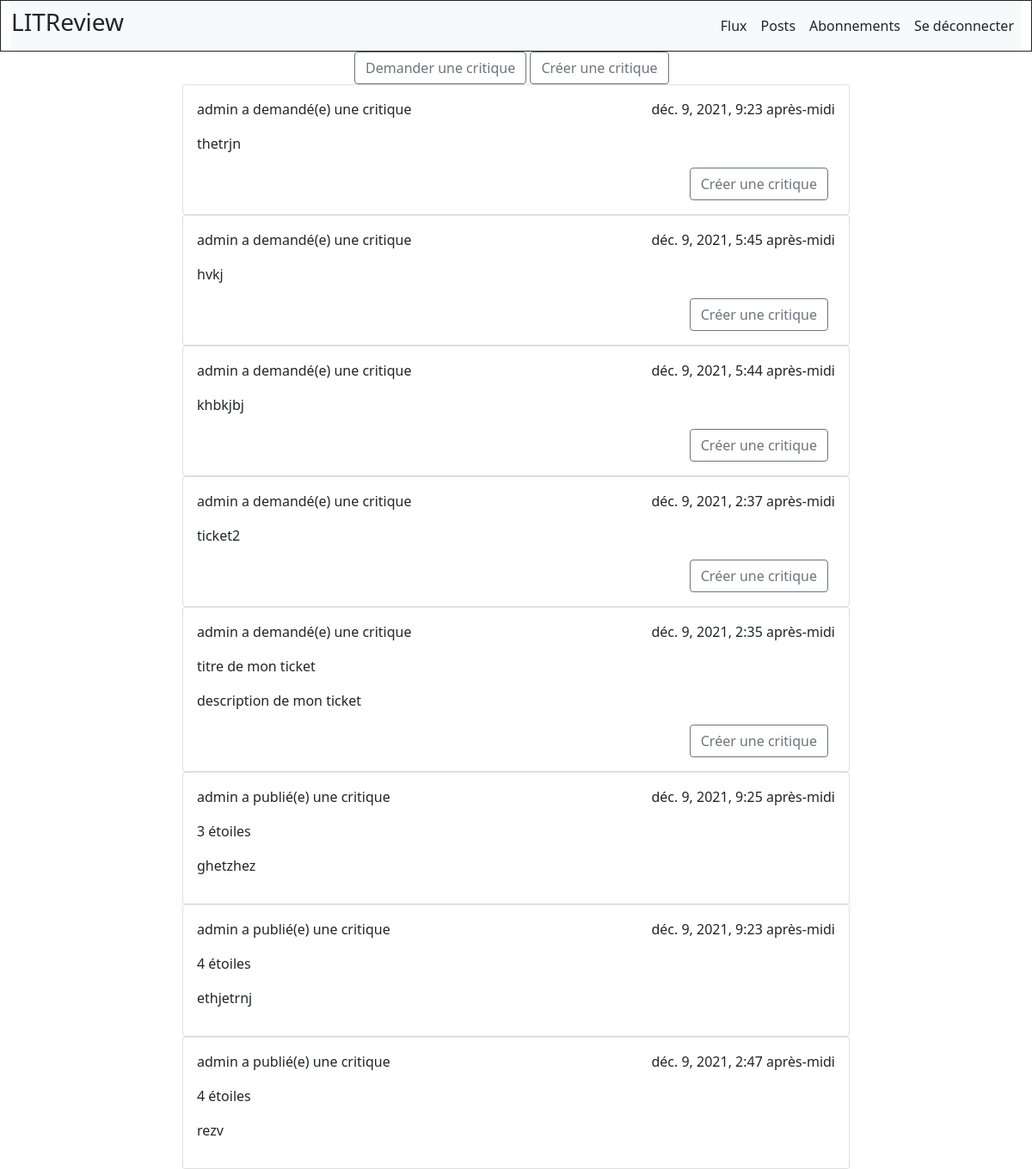
The page / (signed in) on the database as committed earlier.
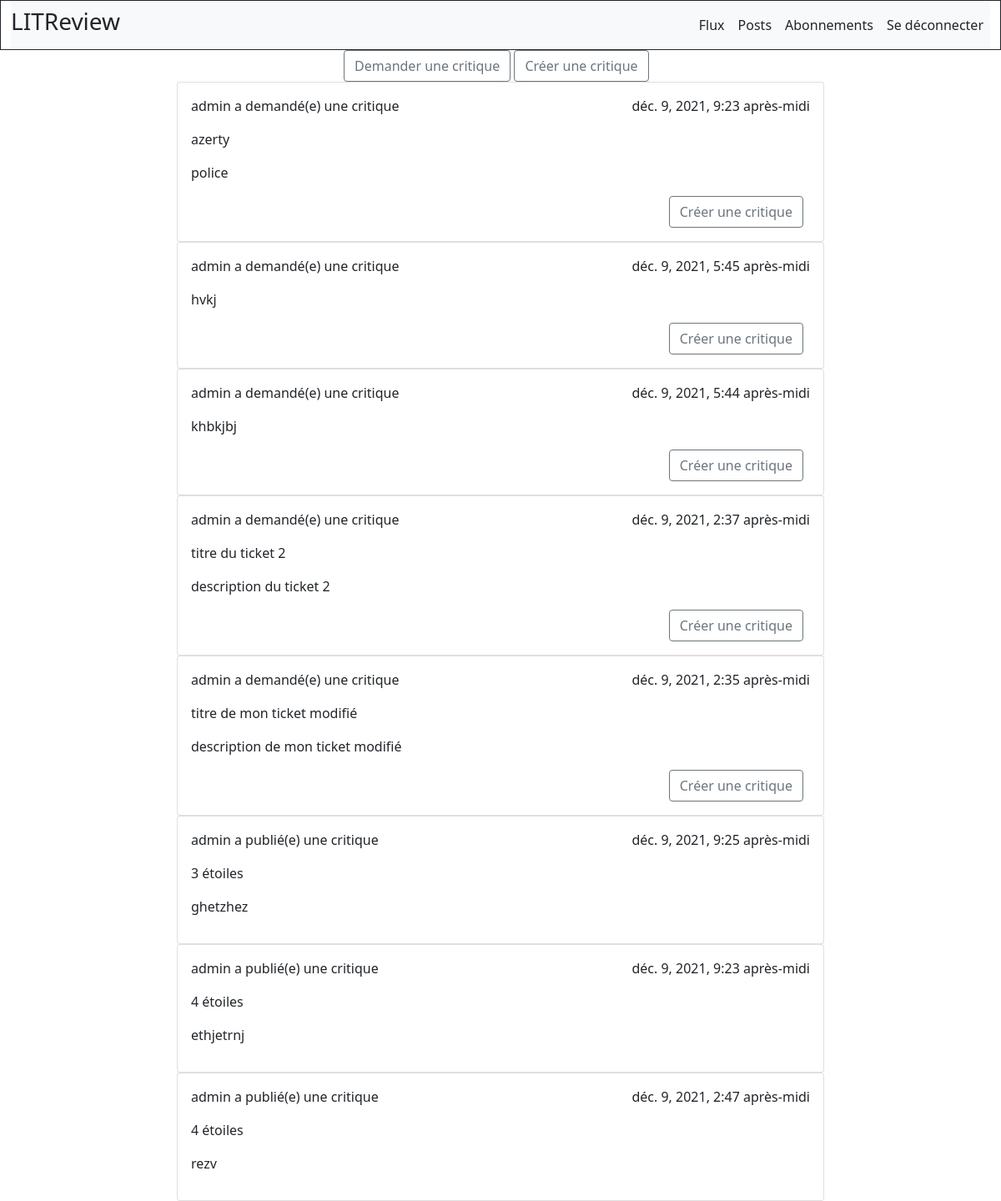
The same page on the database as committed later.
### content/models.py (models this page shows, shortened)
class Ticket(models.Model):
    title = models.CharField(max_length=128)
    description = models.TextField(max_length=2048, blank=True)
    user = models.ForeignKey(
        to=settings.AUTH_USER_MODEL, on_delete=models.CASCADE)
    time_created = models.DateTimeField(auto_now_add=True)

class Review(models.Model):
    ticket = models.ForeignKey(to=Ticket, on_delete=models.CASCADE)
    rating = models.PositiveSmallIntegerField(
        choices=[(i, i) for i in range(0, 6)],
        validators=[MinValueValidator(0), MaxValueValidator(5)])
    headline = models.CharField(max_length=128)
    body = models.CharField(max_length=8192, blank=True)
    user = models.ForeignKey(
        to=settings.AUTH_USER_MODEL, on_delete=models.CASCADE)
    time_created = models.DateTimeField(auto_now_add=True)

### accounts/models.py (models this page shows)
class User(AbstractUser):
	class Meta:
		abstract=False

### content/views.py (the view)
# urls.py: path('', views.flux, name='flux'),
@login_required
def flux(request):
	tickets = Ticket.objects.order_by('-id').filter(user_id=request.user.id)
	reviews = Review.objects.order_by('-id').filter(user_id=request.user.id)
	context = {
		'tickets': tickets,
		'reviews': reviews
	}
	return render(request, "content/flux.html", context)

### content/Templates/content/flux.html (shortened to what this page needs)
{% extends 'base.html' %}
{% block content_box_3 %}
 <div class="container col-md-4 justify-content-center">
       <button class="btn btn-outline-secondary" onclick="window.location.href = {% url 'content:ticket' %};">Demander une critique</button>
       <button class="btn btn-outline-secondary" onclick="window.location.href = {% url 'content:review' %};">Créer une critique</button>
 </div>
<div class="container col-md-8 mx-auto">
       {% for ticket in tickets %}
           <div class="card">
              <div class="card-body">
                <p class="card-text">{{ ticket.user }} a demandé(e) une critique <span style="float:right;">{{ ticket.time_created }}</span></p>
                <p class="card-text">{{ ticket.title }}</p>
                <p class="card-text">{{ ticket.description }}</p>
                  <div class="d-grid gap-2 d-md-flex justify-content-md-end">
                    <a href="{% url 'content:ticket_detail' ticket.id %}" class="btn btn-outline-secondary me-md-2">Créer une critique</a>
                  </div>
              </div>
            </div>
       {% endfor %}
        {% for review in reviews %}
                   <div class="card">
                      <div class="card-body">
                        <p class="card-text">{{ review.user }} a publié(e) une critique <span style="float:right;">{{ review.time_created }}</span></p>
                        <p class="card-text">{{ review.rating }} étoiles</p>
                        <p class="card-text">{{ review.headline }}</p>
                      </div>
                    </div>
               {% endfor %}
 </div>
{% endblock content_box_3 %}

### LITReview/templates/base.html (shortened to what this page needs)
{% load static %}
<!DOCTYPE html>
<html lang="fr">
<head>
        <link href="https://cdn.jsdelivr.net/npm/bootstrap@5.1.3/dist/css/bootstrap.min.css" rel="stylesheet">
        <link rel="stylesheet" type="text/css" href="{% static 'css/style.css' %}">
</head>
<body>
    <div class="container-fluid border border-dark">
        <nav class="navbar navbar-expand-lg navbar-light bg-light">
            <h3 class="mx-auto" style="width: 1px;">LITReview</h3>
            {% if request.user.is_authenticated %}
                    <div class="collapse navbar-collapse" id="navbarText">
                          <ul class="navbar-nav ms-auto mb-2 mb-lg-0">
                            <li class="nav-item">
                              <a class="nav-link text-dark" href="{% url 'content:flux' %}">Flux</a>
                            </li>
                            <li class="nav-item">
                              <a class="nav-link text-dark" href="{% url 'content:posts' %}">Posts</a>
                            </li>
                            <li class="nav-item">
                              <a class="nav-link text-dark" href="{% url 'content:follow' %}">Abonnements</a>
                            </li>
                            <li class="nav-item">
                              <a class="nav-link text-dark" href="{% url 'accounts:logout' %}">Se déconnecter</a>
                            </li>
                          </ul>
                    </div>
            {% endif %}
        </nav>
    </div>
    <div id="box_2">
        {% block content_box_3 %}{% endblock content_box_3 %}
    </div>
</body>
</html>

Rows that differ between the two databases and show on the page:
changed Ticket: title "thetrjn" → "azerty"; description (not shown) → "police"
changed Ticket: title "ticket2" → "titre du ticket 2"; description (not shown) → "description du ticket 2"
changed Ticket: title "titre de mon ticket" → "titre de mon ticket modifié"; description "description de mon ticket" → "description de mon ticket modifié"
